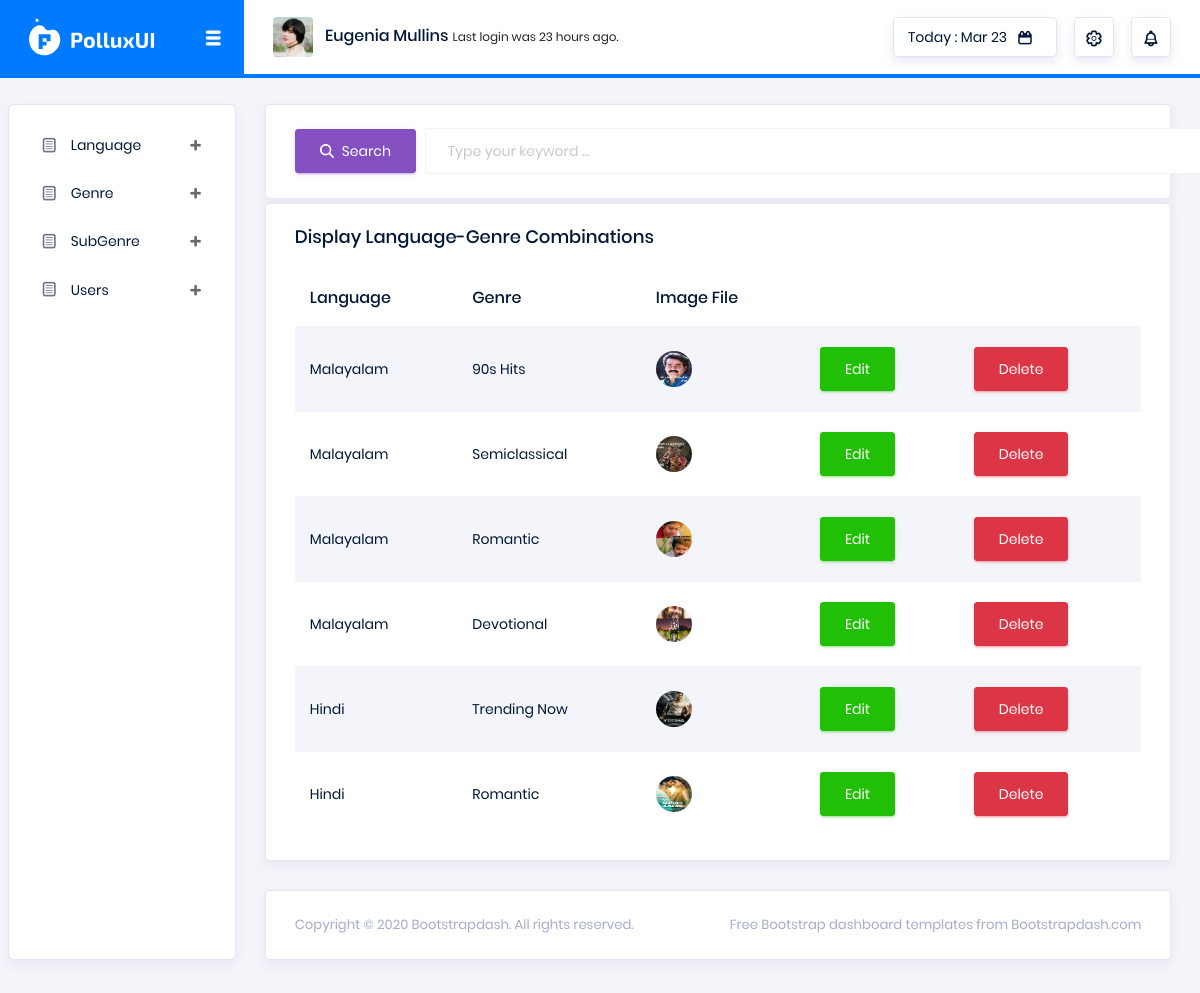
Page /backend/Display_Genre_Combination/ on the committed database.
### backend/models.py (models this page shows)
class CombinedDb(models.Model):
    Com_Language = models.CharField(max_length=255, null=True, blank=True)
    Com_Genre = models.CharField(max_length=255, null=True, blank=True)
    Com_Img_File = models.ImageField(upload_to='combine', null=True, blank=True)

### backend/views.py (the view)
# urls.py: path('Display_Genre_Combination/', views.DisplayCombination, name='DisplayCombination'),
def DisplayCombination(request):
    comb = CombinedDb.objects.all()
    if request.method == 'GET':
        str = request.GET.get('keyword')
        if str != None:
            comb = CombinedDb.objects.filter(Com_Genre__icontains=str)
    context = {'comb': comb}
    return render(request, 'directory/combination/disp_comb.html', context)

### backend/templates/directory/combination/disp_comb.html (shortened to what this page needs)
<!DOCTYPE html>
{% extends 'index.html' %}
{% block content %}
<html lang="en">
<head>
</head>
<body>
    <div class="card mb-1">
        <div class="card-body">
            <form action="" method="GET" class="forms-sample">
                <div class="form-group mb-0">
                    <button type="submit" class="btn btn-primary">
                        <i class="fa-solid fa-magnifying-glass mr-2"></i><span>Search</span>
                    </button>
                    <input type="text" name="keyword" class="form-control display-search-box" autocomplete="off"
                        placeholder="Type your keyword ...">
                </div>
            </form>
        </div>
    </div>
    <div class="card">
        <div class="card-body">
            <h4 class="card-title">Display Language-Genre Combinations</h4>
            <div class="table-responsive">
                <table class="table table-striped">
                    <thead>
                        <tr>
                            <th>Language</th>
                            <th>Genre</th>
                            <th>Image File</th>
                        </tr>
                    </thead>
                    <tbody>
                        {% for i in comb %}
                        <tr>
                            <td>{{i.Com_Language}}</td>
                            <td>{{i.Com_Genre}}</td>
                            <td>
                                <img src="{{i.Com_Img_File.url}}" alt="Image">
                            </td>
                            <td>
                                <form action="{% url 'EditCombination' combId=i.id %}">
                                    <button type="submit" class="btn btn-success">
                                        <span>Edit</span>
                                    </button>
                                </form>
                            </td>
                            <td>
                                <form action="{% url 'DeleteCombination' combId=i.id %}">
                                    <button type="submit" class="btn btn-danger">
                                        <span>Delete</span>
                                    </button>
                                </form>
                            </td>
                        </tr>
                        {% empty %}
                        <span class="text-danger">No Records Found</span>
                        {% endfor %}
                    </tbody>
                </table>
            </div>
        </div>
    </div>
</body>
</html>
{% endblock %}

### backend/static/css/added.css (style rules this page uses)
.display-search-box { margin-left: 130px; margin-top: -45px; width: 855px; }

### rows in the picture
CombinedDb: Com_Language "Malayalam", Com_Genre "90s Hits", Com_Img_File (picture)
CombinedDb: Com_Language "Malayalam", Com_Genre "Semiclassical", Com_Img_File (picture)
CombinedDb: Com_Language "Malayalam", Com_Genre "Romantic", Com_Img_File (picture)
CombinedDb: Com_Language "Malayalam", Com_Genre "Devotional", Com_Img_File (picture)
CombinedDb: Com_Language "Hindi", Com_Genre "Trending Now", Com_Img_File (picture)
CombinedDb: Com_Language "Hindi", Com_Genre "Romantic", Com_Img_File (picture)
